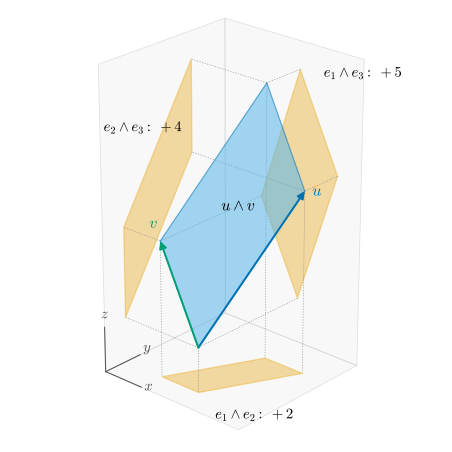

The script that drew this image:
"""Figure 34.1.3: the components of a 2-vector in R^3 are the signed areas of its shadows on the three
coordinate planes (Section 34.1, Example 34.1.10).

u = (1, 2, 3), v = (-1, 0, 2) (Example 1.6.18). The parallelogram with edges u, v (blue fill) is projected
orthogonally onto the coordinate planes; the shadows are drawn on parallel planes behind the parallelogram
(floor z = -1, wall y = 3, wall x = -2; moving a shadow to a parallel plane does not change it).
Components: u ^ v = 2 e1^e2 + 5 e1^e3 + 4 e2^e3, i.e. the 2x2 minors of the 3x2 matrix [u v].
Self-checks: each shadow's signed area (in the plane oriented by (e_i, e_j), i < j) equals the minor, and
2^2 + 5^2 + 4^2 = 45 = |u x v|^2. An interactive plotly version is written next to the SVG.
"""
from pathlib import Path

import numpy as np

import dgfig

dgfig.setup()
import matplotlib.pyplot as plt  # noqa: E402
from mpl_toolkits.mplot3d.art3d import Poly3DCollection  # noqa: E402

C = dgfig.COLORS
u = np.array([1.0, 2.0, 3.0])
v = np.array([-1.0, 0.0, 2.0])
P = np.array([np.zeros(3), u, u + v, v])          # parallelogram corners in order
U = np.column_stack([u, v])
minors = {(i, j): float(np.linalg.det(U[[i, j], :])) for (i, j) in [(0, 1), (0, 2), (1, 2)]}
assert np.allclose([minors[(0, 1)], minors[(0, 2)], minors[(1, 2)]], [2, 5, 4])
assert abs(sum(m * m for m in minors.values()) - np.dot(np.cross(u, v), np.cross(u, v))) < 1e-12

WALL = {(0, 1): (2, -1.0), (0, 2): (1, 3.0), (1, 2): (0, -2.0)}   # plane (i,j) -> (fixed coordinate, value)
shadows = {}
for (i, j), (k, val) in WALL.items():
    S = P.copy()
    S[:, k] = val
    # signed area of the shadow in the (e_i, e_j) coordinates (shoelace formula)
    a = 0.5 * sum(S[m, i] * S[(m + 1) % 4, j] - S[(m + 1) % 4, i] * S[m, j] for m in range(4))
    assert abs(a - minors[(i, j)]) < 1e-12, (i, j, a)
    shadows[(i, j)] = S

fig = plt.figure(figsize=(5.2, 4.6))
ax = dgfig.axes3d(fig, elev=24, azim=-48)

# faint walls
walls = {
    (0, 1): [[-2, -0.6, -1], [1.6, -0.6, -1], [1.6, 3, -1], [-2, 3, -1]],
    (0, 2): [[-2, 3, -1], [1.6, 3, -1], [1.6, 3, 5.6], [-2, 3, 5.6]],
    (1, 2): [[-2, -0.6, -1], [-2, 3, -1], [-2, 3, 5.6], [-2, -0.6, 5.6]],
}
for wpoly in walls.values():
    ax.add_collection3d(Poly3DCollection([wpoly], facecolor="#F2F2F2", alpha=0.5, edgecolor="#BBBBBB",
                                         linewidth=0.5, zorder=0))

names = {(0, 1): r"$e_1\wedge e_2$", (0, 2): r"$e_1\wedge e_3$", (1, 2): r"$e_2\wedge e_3$"}
lab_pos = {(0, 1): (0.9, -0.5, -1.05), (0, 2): (0.6, 3.0, 5.0), (1, 2): (-2.0, -0.5, 4.2)}
for key, S in shadows.items():
    ax.add_collection3d(Poly3DCollection([S], facecolor=C["accent"], alpha=0.35, edgecolor=C["accent"],
                                         linewidth=1.0, zorder=1))
    ax.text(*lab_pos[key], names[key] + rf"$:\ {minors[key]:+.0f}$", fontsize=11, ha="left", zorder=20)
    for m in range(4):
        seg = np.array([P[m], S[m]])
        ax.plot(*seg.T, color=C["aux"], lw=0.5, ls=(0, (2, 2)), alpha=0.7, zorder=2)

ax.add_collection3d(Poly3DCollection([P], facecolor=C["region"], alpha=0.55, edgecolor=C["tangent"],
                                     linewidth=0.9, zorder=5))
dgfig.arrow3d(ax, P[0], u, role="tangent", label=r"$u$", label_offset=(0.25, 0.0, 0.0), zorder=12)
dgfig.arrow3d(ax, P[0], v, role="third", label=r"$v$", label_offset=(-0.15, 0.0, 0.25), zorder=12)
ax.text(-0.2, 0.9, 2.6, r"$u\wedge v$", fontsize=12, zorder=20)

# coordinate axes along the walls
for d, lab in zip(np.eye(3), ("x", "y", "z")):
    base = np.array([-2.0, -0.6, -1.0])
    ax.plot(*np.array([base, base + 1.0 * d]).T, color="#555555", lw=0.8)
    ax.text(*(base + 1.2 * d), rf"${lab}$", fontsize=11, color="#555555", ha="center")

dgfig.equal_aspect(ax, np.array([[-2, -0.6, -1], [1.6, 3, 5.6]]), zoom=0.98)
fig.subplots_adjust(left=0, right=1, bottom=0, top=1)
dgfig.save(fig, __file__)

# interactive version (plotly) -------------------------------------------------------------------------
import plotly.graph_objects as go  # noqa: E402


def quad(S, color, opacity, name):
    return go.Mesh3d(x=S[:, 0], y=S[:, 1], z=S[:, 2], i=[0, 0], j=[1, 2], k=[2, 3], color=color,
                     opacity=opacity, name=name, hoverinfo="name", showscale=False)


traces = [quad(P, C["region"], 0.6, "u ^ v")]
for key, S in shadows.items():
    nm = {(0, 1): "e1^e2 shadow: +2", (0, 2): "e1^e3 shadow: +5", (1, 2): "e2^e3 shadow: +4"}[key]
    traces.append(quad(S, C["accent"], 0.45, nm))
    loop = np.vstack([S, S[:1]])
    traces.append(go.Scatter3d(x=loop[:, 0], y=loop[:, 1], z=loop[:, 2], mode="lines",
                               line=dict(color=C["accent"], width=3), hoverinfo="skip", showlegend=False))
for vec, col, nm in ((u, C["tangent"], "u = (1, 2, 3)"), (v, C["third"], "v = (-1, 0, 2)")):
    traces.append(go.Scatter3d(x=[0, vec[0]], y=[0, vec[1]], z=[0, vec[2]], mode="lines+text",
                               line=dict(color=col, width=6), text=["", nm], hoverinfo="text",
                               showlegend=False))
pfig = go.Figure(traces)
# initial camera = the static view (elev 24, azim -48). plotly's default eye (1.25, 1.25, 1.25) is almost
# perpendicular to the normal u x v = (4, -5, 2), so the parallelogram would be seen edge-on (reviewer fix).
el, az = np.radians(24), np.radians(-48)
eye = 2.1 * np.array([np.cos(el) * np.cos(az), np.cos(el) * np.sin(az), np.sin(el)])
assert np.dot(eye / np.linalg.norm(eye), np.cross(u, v) / np.linalg.norm(np.cross(u, v))) > 0.95
pfig.update_layout(scene=dict(aspectmode="data", xaxis_title="x", yaxis_title="y", zaxis_title="z",
                              camera=dict(eye=dict(x=eye[0], y=eye[1], z=eye[2]))),
                   margin=dict(l=0, r=0, t=30, b=0), showlegend=False,
                   title=dict(text="u ^ v = 2 e1^e2 + 5 e1^e3 + 4 e2^e3: signed areas of the three shadows",
                              x=0.5, font=dict(size=13)))
out = Path(__file__).with_name(Path(__file__).stem + "-interactive.html")
pfig.write_html(out, include_plotlyjs="cdn", full_html=True, div_id="fig-34-1-3-interactive",
                config={"displaylogo": False})
print(f"saved {out}")
